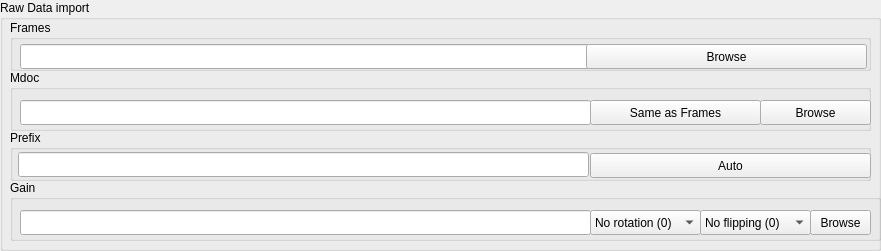
            <widget class="QGroupBox" name="groupBox_9">
             <property name="geometry">
              <rect>
               <x>1</x>
               <y>30</y>
               <width>881</width>
               <height>251</height>
              </rect>
             </property>
             <property name="title">
              <string>Raw Data import</string>
             </property>
             <widget class="QGroupBox" name="groupBox_7">
              <property name="geometry">
               <rect>
                <x>10</x>
                <y>130</y>
                <width>861</width>
                <height>51</height>
               </rect>
              </property>
              <property name="title">
               <string>Prefix</string>
              </property>
              <widget class="QLineEdit" name="line_path_crImportPrefix">
               <property name="geometry">
                <rect>
                 <x>8</x>
                 <y>22</y>
                 <width>571</width>
                 <height>25</height>
                </rect>
               </property>
              </widget>
              <widget class="QPushButton" name="btn_browse_autoPrefix">
               <property name="geometry">
                <rect>
                 <x>580</x>
                 <y>23</y>
                 <width>281</width>
                 <height>25</height>
                </rect>
               </property>
               <property name="text">
                <string>Auto</string>
               </property>
              </widget>
             </widget>
             <widget class="QGroupBox" name="groupBox_Frames">
              <property name="geometry">
               <rect>
                <x>10</x>
                <y>20</y>
                <width>861</width>
                <height>51</height>
               </rect>
              </property>
              <property name="title">
               <string>Frames</string>
              </property>
              <widget class="QLineEdit" name="line_path_movies">
               <property name="geometry">
                <rect>
                 <x>10</x>
                 <y>24</y>
                 <width>571</width>
                 <height>25</height>
                </rect>
               </property>
              </widget>
              <widget class="QPushButton" name="btn_browse_movies">
               <property name="geometry">
                <rect>
                 <x>576</x>
                 <y>24</y>
                 <width>281</width>
                 <height>25</height>
                </rect>
               </property>
               <property name="text">
                <string>Browse</string>
               </property>
              </widget>
             </widget>
             <widget class="QGroupBox" name="groupBox_mdoc">
              <property name="geometry">
               <rect>
                <x>10</x>
                <y>70</y>
                <width>861</width>
                <height>61</height>
               </rect>
              </property>
              <property name="title">
               <string>Mdoc</string>
              </property>
              <widget class="QPushButton" name="btn_browse_mdocs">
               <property name="geometry">
                <rect>
                 <x>750</x>
                 <y>30</y>
                 <width>111</width>
                 <height>25</height>
                </rect>
               </property>
               <property name="text">
                <string>Browse</string>
               </property>
              </widget>
              <widget class="QLineEdit" name="line_path_mdocs">
               <property name="geometry">
                <rect>
                 <x>10</x>
                 <y>30</y>
                 <width>571</width>
                 <height>25</height>
                </rect>
               </property>
              </widget>
              <widget class="QPushButton" name="btn_use_movie_path">
               <property name="geometry">
                <rect>
                 <x>580</x>
                 <y>30</y>
                 <width>171</width>
                 <height>25</height>
                </rect>
               </property>
               <property name="text">
                <string>Same as Frames</string>
               </property>
              </widget>
             </widget>
             <widget class="QGroupBox" name="groupBox_11">
              <property name="geometry">
               <rect>
                <x>10</x>
                <y>180</y>
                <width>871</width>
                <height>61</height>
               </rect>
              </property>
              <property name="title">
               <string>Gain</string>
              </property>
              <widget class="QLineEdit" name="line_path_gain">
               <property name="geometry">
                <rect>
                 <x>10</x>
                 <y>30</y>
                 <width>571</width>
                 <height>25</height>
                </rect>
               </property>
              </widget>
              <widget class="QPushButton" name="btn_browse_gain">
               <property name="geometry">
                <rect>
                 <x>800</x>
                 <y>30</y>
                 <width>61</width>
                 <height>25</height>
                </rect>
               </property>
               <property name="text">
                <string>Browse</string>
               </property>
              </widget>
              <widget class="QComboBox" name="dropDown_gainRot">
               <property name="geometry">
                <rect>
                 <x>580</x>
                 <y>30</y>
                 <width>111</width>
                 <height>25</height>
                </rect>
               </property>
               <item>
                <property name="text">
                 <string>No rotation (0)</string>
                </property>
               </item>
               <item>
                <property name="text">
                 <string>90 degrees (1)</string>
                </property>
               </item>
               <item>
                <property name="text">
                 <string>180 degrees (2)</string>
                </property>
               </item>
               <item>
                <property name="text">
                 <string>270 degrees (3)</string>
                </property>
               </item>
              </widget>
              <widget class="QComboBox" name="dropDown_gainFlip">
               <property name="geometry">
                <rect>
                 <x>690</x>
                 <y>30</y>
                 <width>111</width>
                 <height>25</height>
                </rect>
               </property>
               <item>
                <property name="text">
                 <string>No flipping (0)</string>
                </property>
               </item>
               <item>
                <property name="text">
                 <string>Flip upside down (1)</string>
                </property>
               </item>
               <item>
                <property name="text">
                 <string>Flip left to right (2)</string>
                </property>
               </item>
              </widget>
             </widget>
            </widget>
